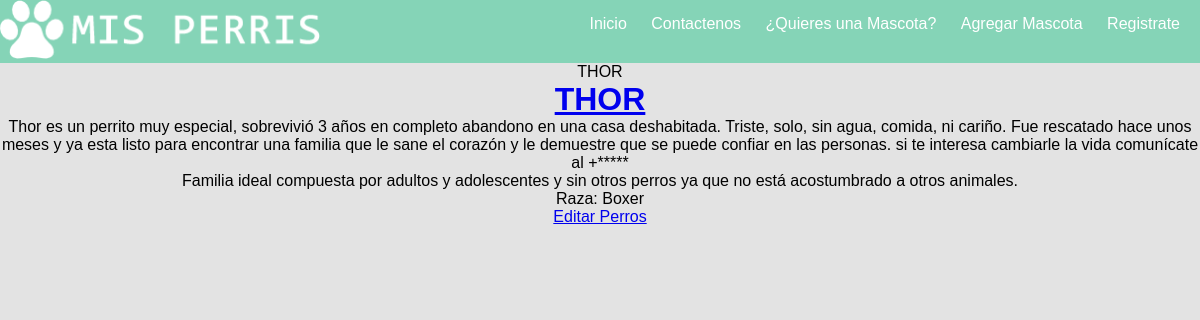
The page /post/8/ on the database its author committed.
### blog/models.py (models this page shows)
class RegistroRescatados(models.Model):
        Nombre = models.CharField(max_length=20, null=False)
        Fotografia = models.ImageField(null=False)
        RazaPredominante = models.CharField(max_length=20, null=False)
        Descripcion = models.TextField(null=False)
        ESTADOS = (('R','Rescatados'),('D','Disponible'),('A','Adoptado'))
        Estado = models.CharField(max_length=1 ,choices=ESTADOS , null=False, default='D')
        def __str__(self):
            return self.Nombre

### blog/views.py (the view)
# urls.py: url(r'^post/(?P<pk>[0-9]+)/$', views.post_detail,   name='post_detail'),
def post_detail(request, pk):
    post = get_object_or_404(RegistroRescatados, pk=pk)
    return render(request, 'blog/post_detail.htm', {'post': post})

### blog/templates/blog/post_detail.htm
{% extends 'blog/base.htm' %}
{% block content %}
    {% if post.Estado %}
        <div>
                {% if post.Nombre != "Fotografia" %}
                {{ post.label_tag }}{{ post }}
                {% else %}
        <img src="{{ post.instance.Fotografia.url }}" alt="">
         {% endif %}
       <h1><a href="{% url 'post_detail' pk=post.pk %}">{{ post.Nombre }}</a></h1>
            <p>{{ post.Descripcion|linebreaksbr }}</p>
           <p>Raza: {{ post.RazaPredominante }}</p>
        </div>
    {% endif %}
    <a class="btn btn-default" href="{% url 'post_edit' pk=post.pk %}">Editar Perros</a>
    {% endblock %}

### blog/static/css/blog.css (style rules this page uses)
* { margin:0; padding: 0; box-sizing: border-box; font-family: Arial, Helvetica, sans-serif; }
body { margin: auto; }
@media screen and (min-width: 800px) { body { background: #6DCCAA; } }

### blog/static/css/formulario.css (style rules this page uses)
* { box-sizing: border-box; }
body { margin: 0; font-family: sans-serif; background: rgba(0, 0, 0, 0.5); }
h1 { text-align: center; color: black; }

### blog/static/css/post_new.css (style rules this page uses)
* { box-sizing: border-box; }
body { margin: 0; font-family: sans-serif; background: rgba(119, 119, 119, 0.199); text-align: center; border-spacing: 10px; }

### rows shown on the page
RegistroRescatados: Nombre "THOR", Descripcion "Thor es un perrito muy especial, sobrevivió 3 años en completo abandono en una casa deshabitada. Triste, solo, sin agua, comida, ni cariño. Fue rescatado hace unos meses y ya esta listo para encontrar una familia que le sane el corazón y le demuestre que se puede confiar en las personas. si te interesa cambiarle la vida comunícate al +***** Familia ideal compuesta por adultos y adolescentes y sin otros perros ya que no está acostumbrado a otros animales.", RazaPredominante "Boxer"
